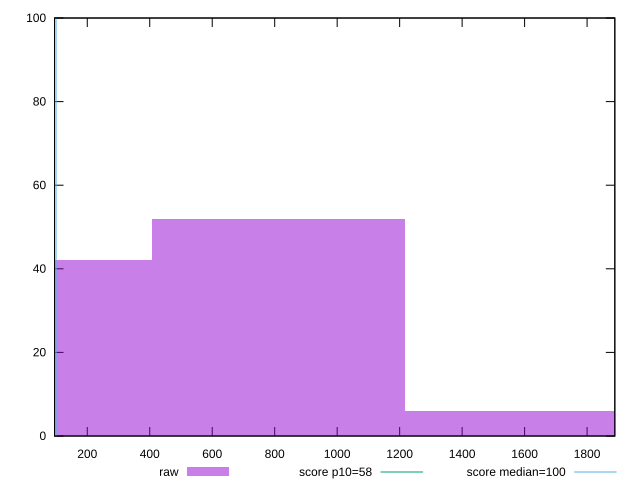

Write gnuplot code to recreate this figure.
reset

$raw <<EOF
812.1512236428218 52
0 42
1624.3024472856437 6
EOF

set key outside below
set boxwidth 812.1512236428218
set xrange [95.20000000000024:1888.8000000000025]
set yrange [0:100]
set trange [0:100]
set style fill transparent solid 0.5 noborder

set parametric
set terminal svg size 640, 490 enhanced background rgb 'white'
set output "report_00015_2021-02-09T16-11-33.973Z/estimated-input-latency/samples/pages/raw/histogram.svg"

plot $raw title "raw" with boxes, \
     58,t title "score p10=58", \
     100,t title "score median=100"

reset
